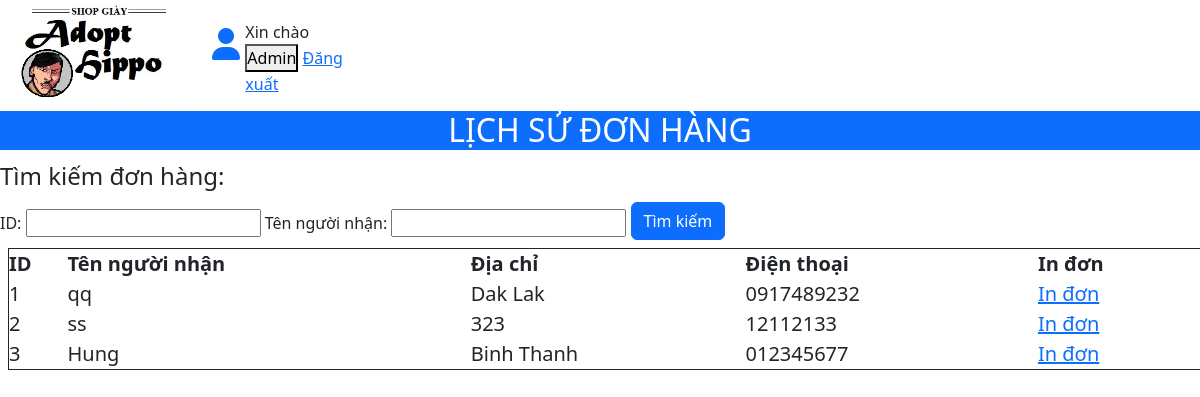
Before: /php/OrderSearch.php with the older database file.
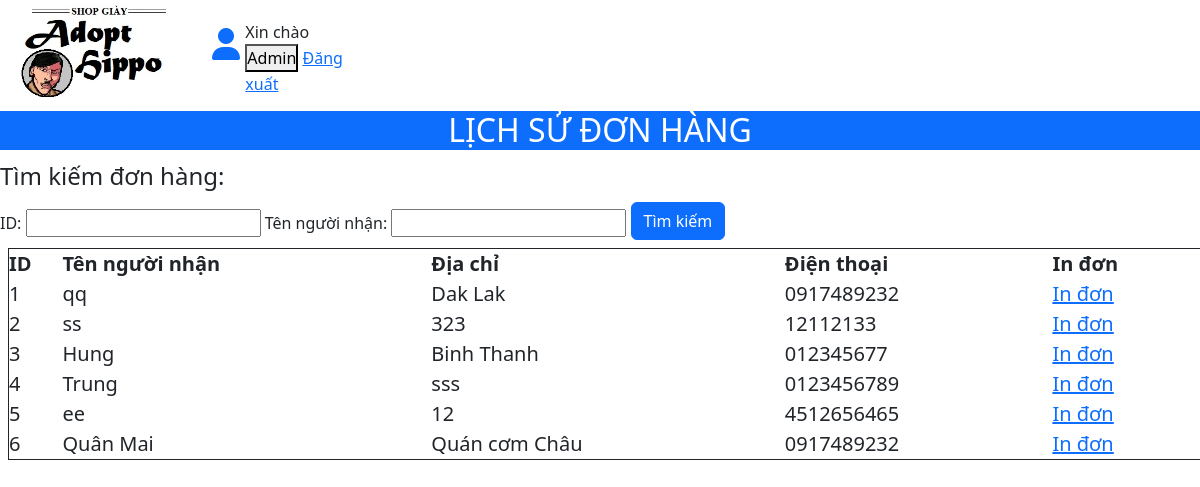
After: the same page with the newer database file.
### tables this page shows
CREATE TABLE `orders` (
  `id` int(11) NOT NULL,
  `name` varchar(255) NOT NULL,
  `phone` varchar(255) NOT NULL,
  `address` varchar(255) NOT NULL,
  `note` text NOT NULL,
  `total` int(11) NOT NULL,
  `uname` int(40) NOT NULL
);

### php/OrderSearch.php (the view, shortened to what this page needs)
<!DOCTYPE html>
<html lang="en">
<head>
    <link rel="stylesheet" href="../style.css">
    <link href="https://cdn.jsdelivr.net/npm/bootstrap@5.2.3/dist/css/bootstrap.min.css" rel="stylesheet">
<link rel="stylesheet" href="https://cdnjs.cloudflare.com/ajax/libs/font-awesome/6.4.0/css/all.min.css"
integrity="sha512-iecdLmaskl7CVkqkXNQ/ZH/XLlvWZOJyj7Yy7tcenmpD1ypASozpmT/E0iPtmFIB46ZmdtAc9eNBvH0H/ZpiBw==" />
</head>
<body>
<section class="my-header">
        <div class="container-fluid py-1 bg-white font-weight-bold">
            <div class="row">
                <div class="col-md-2 logo">
                        <img src="images/LOGO.webp" width="175" height="100" class="img-fluid" alt="logo">
                </div>
                <div class="col-md-2 pt-3"><div class="row">
                    <div class="col">
                        <div class="row">
                            <div class="col-2">
                                <div class="fs-2 text-primary">
                                    <i class="fa fa-user"></i>
                                </div>
                            </div>
                            <div class="col-9">Xin chào<br>
                                <button type="" id="dangnhap-bt" class="items" class="btn btn-link text-danger" class="newopweb">Admin</button>
                                <?php
                                 echo '<a href="../php/Logout.php">Đăng xuất</a>';
                                 ?>
                            </div>
                        </div>
                    </div>
                </div></div>
        </div>
    </section>
    <h2><div class="bg-primary text-center text-white">LỊCH SỬ ĐƠN HÀNG</div></h2>
    <div class="row">
    <form method="GET" action="OrderSearch.php">
    <tr>
        <fieldset>
            <legend>Tìm kiếm đơn hàng:</legend>
        <td>
            <label for="" class="form-label">ID:</label>
            <input type="text" class="input-group-sm mb-1" id="id" name="id" aria-describedby="">
        </td>
        <td>
            <label for="" class="form-label">Tên người nhận:</label>
            <input type="text" class="input-group-sm mb-1" id="name" name="name">
        </td>
        <td class="pt-1">
            <button type="submit" class="btn btn-primary mb-2">Tìm kiếm</button>
        </td>
        </fieldset>
    </tr>
</form>
<?php
require '../db/connect.php';
$sql = "SELECT * FROM orders WHERE 1=1";
$result = mysqli_query($conn, $sql);
if (mysqli_num_rows($result) > 0) {
     ?>
    <div class="row inline-table">
    <table class="tbl" border="1" style="border-collapse: collapse;">
        <div class="container">
        <tr>
            <th>ID</th>
            <th>Tên người nhận</th>
            <th>Địa chỉ</th>
            <th>Điện thoại</th>
            <th>In đơn</th>
        </tr>
        <?php while ($row = mysqli_fetch_assoc($result)) { ?>
        <tr>
            <td><?=$row['id']?></td>
            <td><?=$row['name']?></td>
            <td><?=$row['address']?></td>
            <td><?=$row['phone']?></td>
            <td><a href="OrderPrint.php?id=<?=$row['id']?>" target="_blank">In đơn</a></td>
        </tr>
        <?php } ?>
        </div>
    </table>
    </div>
<?php } else {
    echo "Không tìm thấy kết quả phù hợp";
}
?>
    </div>
</body>
</html>

### style.css (style rules this page uses)
* { margin: 0; padding: 0; box-sizing: border-box; }
.tbl { width: 100%; box-sizing: border-box; border: 1px solid; border-radius: 15px solid black; border-collapse: collapse; font-size: 20px; }
h2 { font-size: 20px; }
table { margin-left: 20px; }

Changed rows visible on the page:
added orders: id "4", name "Trung", address "sss", phone "0123456789"
added orders: id "5", name "ee", address "12", phone "4512656465"
added orders: id "6", name "Quân Mai", address "Quán cơm Châu", phone "0917489232"
